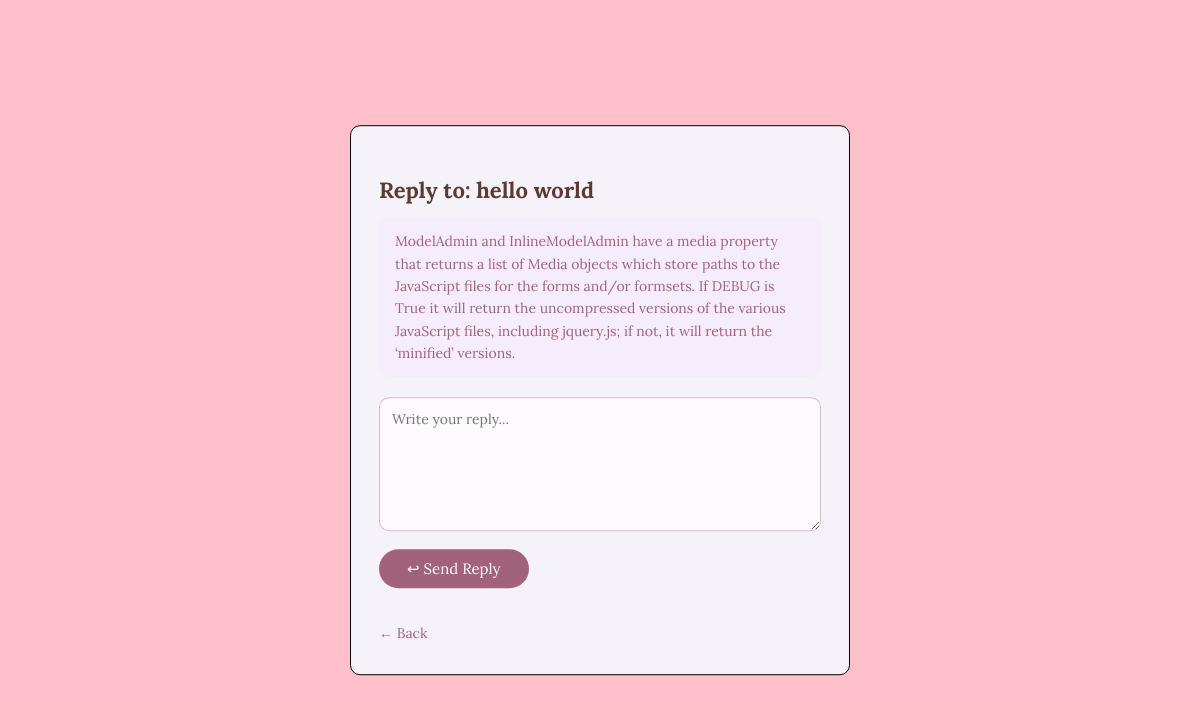
The page /reply_mail/2/ on the database its author committed.
### login/models.py (models this page shows, shortened)
class globalmail(models.Model):
    mailtitel = models.CharField(max_length=100)
    mailbody = models.TextField()
    created_at = models.DateTimeField(auto_now_add=True)
    reply_mail= models.EmailField(null=True, blank=True)

### login/views.py (the view, shortened to what this page needs)
# urls.py: path('reply_mail/<int:mail_id>/', views.reply_mail, name='reply_mail'),
def reply_mail(request, mail_id):
    mail = get_object_or_404(globalmail, id=mail_id)
    return render(request, 'reply_mail.html', {'mail': mail})

### login/templates/reply_mail.html (shortened to what this page needs)
<!DOCTYPE html>
<html>
<head>
    {% load static %}
    <link rel="stylesheet" href="{% static 'members/reply_mail.css' %}">
</head>
<body>
    <div class="container">
        <h2 class="reply-title">Reply to: {{ mail.mailtitel }}</h2>
        <p class="mail-body-preview">{{ mail.mailbody }}</p>
        <form method="POST">
            <textarea name="reply_content" rows="6" placeholder="Write your reply..."></textarea>
            <br>
            <button type="submit" class="send-btn">&#8617; Send Reply</button>
        </form>
        <br>
        <a href="{% url 'main_page' %}" class="back-link">&#8592; Back</a>
    </div>
</body>
</html>

### login/static/members/reply_mail.css (style rules this page uses)
body { background-color: pink; font-family: "Lora", serif; }
.container { position: absolute; top: 50%; left: 50%; transform: translate(-50%, -50%); background-color: rgb(245, 242, 250); border: 1px solid black; border-radius: 10px; width: 500px; padding: 32px 28px; box-sizing: border-box; }
.reply-title { color: rgb(92, 58, 49); font-size: 22px; margin-bottom: 8px; }
.mail-body-preview { color: rgb(163, 98, 123); font-size: 14px; background: rgb(245, 236, 252); border-radius: 10px; padding: 12px 16px; margin-bottom: 20px; line-height: 1.6; }
textarea { width: 100%; border: 1px solid rgba(163, 98, 123, 0.4); border-radius: 10px; padding: 12px; font-family: "Lora", serif; font-size: 14px; color: rgb(92, 58, 49); background: rgb(255, 250, 255); resize: vertical; box-sizing: border-box; outline: none; transition: border 0.2s; }
.send-btn { display: inline-block; margin-top: 14px; background: rgb(163, 98, 123); color: white; border: none; border-radius: 20px; padding: 10px 28px; font-family: "Lora", serif; font-size: 15px; cursor: pointer; transition: background 0.2s; }
.back-link { display: inline-block; margin-top: 16px; color: rgb(163, 98, 123); text-decoration: none; font-size: 14px; }

### rows shown on the page
globalmail: mailtitel "hello world", mailbody "ModelAdmin and InlineModelAdmin have a media property that returns a list of Media objects which store paths to the JavaScript files for the forms and/or formsets. If DEBUG is True it will return the uncompressed versions of the various JavaScript files, including jquery.js; if not, it will return the ‘minified’ versions."
